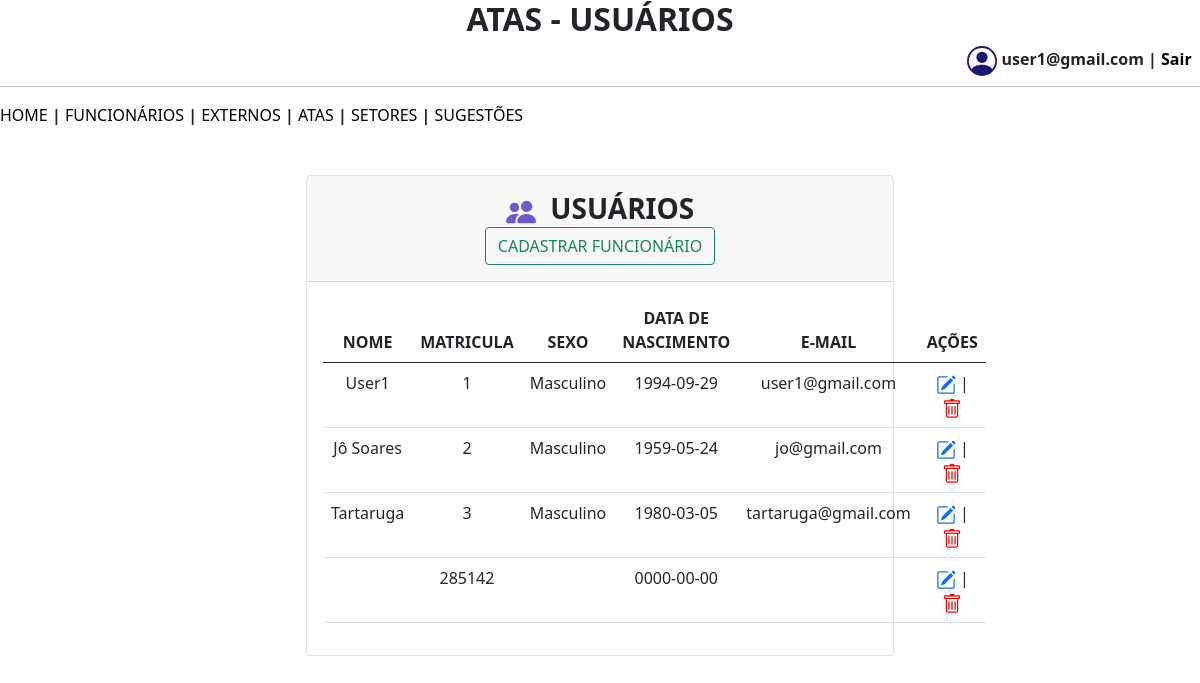
Screenshot of /implantacao/cadexternos.php (signed in) with the database file from the repository.
### tables this page shows
CREATE TABLE `funcionarios` (
  `nome` varchar(150) NOT NULL,
  `sexo` varchar(80) NOT NULL,
  `matricula` int(11) NOT NULL,
  `data_nascimento` date NOT NULL,
  `email` varchar(200) NOT NULL,
  `senha` varchar(200) NOT NULL
);

### implantacao/cadexternos.php (the view, shortened to what this page needs)
<!DOCTYPE html>
<html lang="pt-br">
<head>
    <link href="https://cdn.jsdelivr.net/npm/bootstrap@5.0.2/dist/css/bootstrap.min.css" rel="stylesheet">
</head>
<body>
    <h2 class="text-center"><b>ATAS - USUÁRIOS</b></h2>
    <?php
    echo "<div class='header'>";
    $usuario = $_SESSION["user"];
    echo "<svg xmlns='http://www.w3.org/2000/svg' width='30' height='30' fill='#191970' class='bi bi-person-circle' viewBox='0 0 16 16'>
        <path d='M11 6a3 3 0 1 1-6 0 3 3 0 0 1 6 0'/>
        <path fill-rule='evenodd' d='M0 8a8 8 0 1 1 16 0A8 8 0 0 1 0 8m8-7a7 7 0 0 0-5.468 11.37C3.242 11.226 4.805 10 8 10s4.757 1.225 5.468 2.37A7 7 0 0 0 8 1'/>
        </svg>&nbsp;<b>$usuario | <a href='sair.php' style='color: black; text-decoration: none;'>Sair</a></b>&nbsp;&nbsp;";
    echo "</div>";
    ?>
    <br />
    <hr />
    <nav>
        <?php
        include 'menu.php';
        ?>
    </nav>
    <br />
    <br />
    <div class="row justify-content-center row-cols-1 row-cols-md-2 mb-2 text-center">
        <div class="col">
            <div class="card mb-2 rounded-3 shadow-sw">
                <div class="card-header py-3">
                    <h3 class="my-0 fw-normal">&nbsp;&nbsp;<b>USUÁRIOS</b></h3>
                    <button type="button" class="btn btn-outline-success" data-bs-toggle="modal" data-bs-target="#exampleModal">CADASTRAR FUNCIONÁRIO</button>
                </div>
                <div class="card-body">
                    <table class="table table-hover">
                        <thead>
                            <tr>
                                <th scope="col">NOME</th>
                                <th scope="col">MATRICULA</th>
                                <th scope="col">SEXO</th>
                                <th scope="col">DATA DE NASCIMENTO</th>
                                <th scope="col">E-MAIL</th>
                                <th scope="col">AÇÕES</th>
                            </tr>
                        </thead>
                        <tbody>
                            <?php
                            include 'conecta.php';
                            $pesquisa = mysqli_query($mysqli, "SELECT * FROM funcionarios");
                            $row = mysqli_num_rows($pesquisa);
                            if ($row > 0) {
                                while ($registro = $pesquisa->fetch_array()) {
                                    echo "<tr>";
                                    echo "<td>" . $registro['nome'] . "</td>";
                                    echo "<td>" . $registro['matricula'] . "</td>";
                                    echo "<td>" . $registro['sexo'] . "</td>";
                                    echo "<td>" . $registro['data_nascimento'] . "</td>";
                                    echo "<td>" . $registro['email'] . "</td>";
                                    echo "<td><a href='ediusuarios.php?id=$id' data-bs-toggle='modal' data-bs-target='#exampleModal1$id' data-id='$id'><svg xmlns='http://www.w3.org/2000/svg' width='20' height='20' fill='currentColor' class='bi bi-pencil-square' viewBox='0 0 16 16'>
                                    <path d='M15.502 1.94a.5.5 0 0 1 0 .706L14.459 3.69l-2-2L13.502.646a.5.5 0 0 1 .707 0l1.293 1.293zm-1.75 2.456-2-2L4.939 9.21a.5.5 0 0 0-.121.196l-.805 2.414a.25.25 0 0 0 .316.316l2.414-.805a.5.5 0 0 0 .196-.12l6.813-6.814z'/>
                                    <path fill-rule='evenodd' d='M1 13.5A1.5 1.5 0 0 0 2.5 15h11a1.5 1.5 0 0 0 1.5-1.5v-6a.5.5 0 0 0-1 0v6a.5.5 0 0 1-.5.5h-11a.5.5 0 0 1-.5-.5v-11a.5.5 0 0 1 .5-.5H9a.5.5 0 0 0 0-1H2.5A1.5 1.5 0 0 0 1 2.5z'/>
                                    </svg></a> | <a href='excusuarios.php?id=$id'><svg xmlns='http://www.w3.org/2000/svg' width='20' height='20' fill='red' class='bi bi-trash' viewBox='0 0 16 16'>
                                    <path d='M5.5 5.5A.5.5 0 0 1 6 6v6a.5.5 0 0 1-1 0V6a.5.5 0 0 1 .5-.5m2.5 0a.5.5 0 0 1 .5.5v6a.5.5 0 0 1-1 0V6a.5.5 0 0 1 .5-.5m3 .5a.5.5 0 0 0-1 0v6a.5.5 0 0 0 1 0z'/>
                                    <path d='M14.5 3a1 1 0 0 1-1 1H13v9a2 2 0 0 1-2 2H5a2 2 0 0 1-2-2V4h-.5a1 1 0 0 1-1-1V2a1 1 0 0 1 1-1H6a1 1 0 0 1 1-1h2a1 1 0 0 1 1 1h3.5a1 1 0 0 1 1 1zM4.118 4 4 4.059V13a1 1 0 0 0 1 1h6a1 1 0 0 0 1-1V4.059L11.882 4zM2.5 3h11V2h-11z'/>
                                    </svg></a></td>";
                                    echo "</tr>";
                                }
                            } else {
                                echo "Não existem usuários cadastrados!";
                            }
                            ?>
                        </tbody>
                    </table>
                </div>
            </div>
        </div>
    </div>
</body>
</html>

### implantacao/menu.php
<?php
    $matricula = $_SESSION["matricula"];
    include 'conecta.php';
    $tipo = mysqli_query($mysqli, "SELECT matricula FROM funcionarios,externo WHERE matricula='$matricula'");
    $dados = mysqli_fetch_assoc($tipo);
    $funcionario = $dados["matricula"];
    if (!$funcionario == null) {
        echo "<a href='home.php' style='color: black; text-decoration: none'>HOME</a>
        <b> | </b>
        <a href='funcionarios.php' style='color: black; text-decoration: none'>FUNCIONÁRIOS</a>
        <b> | </b>
        <a href='externos.php' style='color: black; text-decoration: none'>EXTERNOS</a>
        <b> | </b>
        <a href='atas.php' style='color: black; text-decoration: none'>ATAS</a>
        <b> | </b>
        <a href='setores.php' style='color: black; text-decoration: none'>SETORES</a>
        <b> | </b>
        <a href='sugestoes.php' style='color: black; text-decoration: none'>SUGESTÕES</a>";
    }
    else {
        echo "<a href='home.php' style='color: black; text-decoration: none'>MEUS LIVROS</a>
        <b> | </b>
        <a href='atas.php' style='color: black; text-decoration: none'>EMPRÉSTIMOS</a>;
        <b> | </b>
        <a href='sugestoes.php' style='color: black; text-decoration: none'>SUGESTÕES</a>";
    }

### implantacao/cadexternos.php (style rules this page uses)
.header { float: right; }

### rows the page displays
funcionarios: nome "User1", matricula "1", sexo "Masculino", data_nascimento "1994-09-29", email "user1@gmail.com"
funcionarios: nome "Jô Soares", matricula "2", sexo "Masculino", data_nascimento "1959-05-24", email "jo@gmail.com"
funcionarios: nome "Tartaruga", matricula "3", sexo "Masculino", data_nascimento "1980-03-05", email "tartaruga@gmail.com"
funcionarios: matricula "285142", data_nascimento "0000-00-00"

### other values shown
$usuario "user1@gmail.com"
